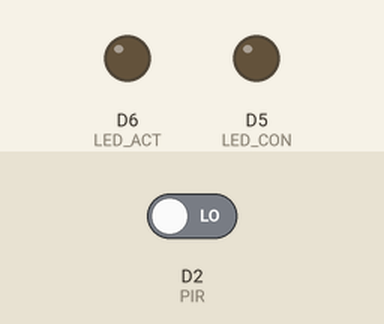
Recording of a program running on a simulated ESP8266 (Wemos D1 mini). Parts: output pins drawn as LEDs (lit = HIGH). The inputs (shaded band) are chosen by the test bench; at power-on: D2 (PIR) LOW. WiFi joins after 1.5 s; servers stay silent unless stated; what the program prints to the serial monitor is not drawn.

Above: at 0.0 s.
Timing chart, 0 to 3.0 s (numbered marks = the images above):
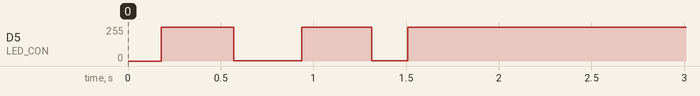

The program:

main.cpp
```cpp
#include <Arduino.h>
#include <ESP8266WiFi.h>
#include <ESP8266HTTPClient.h>
#include <WiFiUdp.h>

#define PIR D2
#define LED_CON D5
#define LED_ACT D6

HTTPClient http;
WiFiClient client;
WiFiUDP Udp;

// variables de configuracion
String triggerID = "s01_00";
const char *ssid = "museoctrol";
const char *password = "Pesp1102";
String url = "http://192.168.10.24/SceneTriggerConfig/config.api";
unsigned long timeBetweenRequests = 20000; // tiempo en milisegundos para consultar configuracion al servidor.
unsigned long retrigger = 60000;           // valor por defecto de trigger entre disparos en milisegundos.
unsigned long triggerDelay = 60000;           // valor por defecto de trigger demorado en milisegundos.

unsigned int remotePort = 5000;
int defaulValue = 1000;

// Variables de trabajo (No tocar)
String stringCommand = "trigger_" + triggerID;
unsigned long lastRequestToServer = 10000;
unsigned long delayToTrigger = 10000;
String payload = "";
unsigned int localPort = 8888;
IPAddress broadcast(192, 168, 10, 255);
float global_i = 0.0f;
unsigned long lastIteration = 0;
unsigned long lastTrigger = 0;
bool triggerDelayed = false;

// hoising
void serverRequest();
void parseData(String data);
void detectionPIR();
void fadeLED(int LED);
void sendUdp(String msg);

// inicio
void setup()
{
  Serial.begin(115200);
  delay(10);

  pinMode(PIR, INPUT);
  pinMode(LED_CON, OUTPUT);
  pinMode(LED_ACT, OUTPUT);

  WiFi.mode(WIFI_STA);
  WiFi.begin(ssid, password);
  while (WiFi.status() != WL_CONNECTED)
  {
    fadeLED(LED_CON);
  }
  digitalWrite(LED_CON, 1);
  Serial.print("Connected! IP address: ");
  Serial.println(WiFi.localIP());
  Serial.printf("UDP server on port %d\n", localPort);
  Udp.begin(localPort);
}

void loop()
{
  if (lastRequestToServer < millis())
    serverRequest();
  if (payload.length() > 0)
    retrigger = parseData(payload, "retrigger");
    triggerDelay = parseData(payload, "delay");
    payload = "";
  detectionPIR();
  if (delayToTrigger < millis() && triggerDelayed) triggerBrightsignWithDelay ();
  delay(10);
}


void detectionPIR()
{
  int _PIR = digitalRead(PIR);
  if (_PIR && lastTrigger < millis())
  {
    triggerDelayed = true;
    delayToTrigger = millis() + triggerDelay;
  }
  else
  {
    digitalWrite(LED_ACT, 0);
  }
}

void triggerBrightsignWithDelay (){
  sendUdp(stringCommand);
  lastTrigger = millis() + retrigger;
  triggerDelayed = false;
  digitalWrite(LED_ACT, 1);
}

void sendUdp(String msg)
{
  Udp.beginPacket(broadcast, remotePort);
  Udp.print(msg);
  Udp.endPacket();

  digitalWrite(LED_CON, 0);
  delay(100);
  digitalWrite(LED_CON, 1);
}

unsigned long parseData(String data, String commandToParse)
{
  Serial.println("Trying to parse data from server...");
  int start = data.indexOf("<" + triggerID + ">");
  int _start = start + triggerID.length() + 2;
  int end = data.indexOf("<" + triggerID + "/>", _start) - 1;
  String extractedData = data.substring(_start, end);
  if (start == -1)
    return;

  start = extractedData.indexOf(commandToParse+":") + commandToParse.length() + 1;
  end = extractedData.indexOf(";", start);
  int commnadValue = extractedData.substring(start, end).toInt();

  if (start - 10 == -1)
    return defaulValue;

  Serial.println (commandToParse + ": " + commnadValue);
  return commnadValue;
}

void serverRequest()
{
  lastRequestToServer = millis() + timeBetweenRequests;
  if (http.begin(client, url)) // Iniciar conexión
  {
    int httpCode = http.GET(); // Realizar petición

    if (httpCode > 0)
    {
      if (httpCode == HTTP_CODE_OK || httpCode == HTTP_CODE_MOVED_PERMANENTLY)
      {
        payload = http.getString(); // Obtener respuesta
      }
    }
    else
    {
  }
    http.end();
  }
}

void fadeLED(int LED)
{
  if (lastIteration < millis())
  {
    float sin_result = ((sin(global_i) + 1) / 2) + 0.01f;

    int toPrint = 0;
    if (int(sin_result * 255) > 255)
    {
      toPrint = 255;
    }
    else
    {
      toPrint = int(sin_result * 255);
    }
    analogWrite(LED, toPrint);
    global_i += 0.05;
    lastIteration = millis() + 5;
  }
}
```
